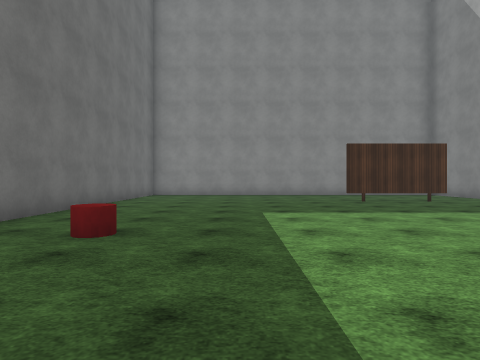
[1] (above)

19 first-person views from a walk through a Unity game level. The camera is 1.3 m above the floor, looks level and sees 75° across. The floor is counted in squares, 2 m on a side. Each view is taken from the middle of a square. On the plan, view 1 faces up. The plan holds only what a view shows up to about 10 squares ahead; the rest is blank. The place goes on beyond the plan. The player character is not drawn. Surface patterns are stand-ins for the level's own textures.

[2]
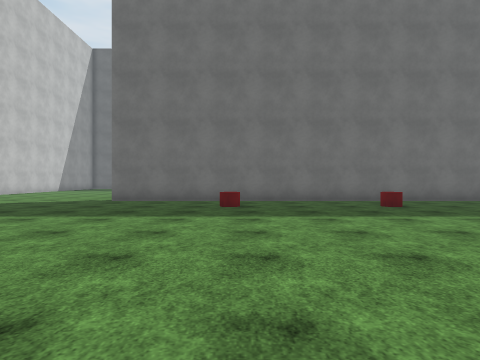

[3]
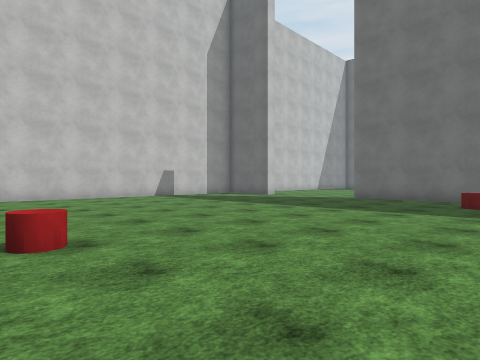

[4]
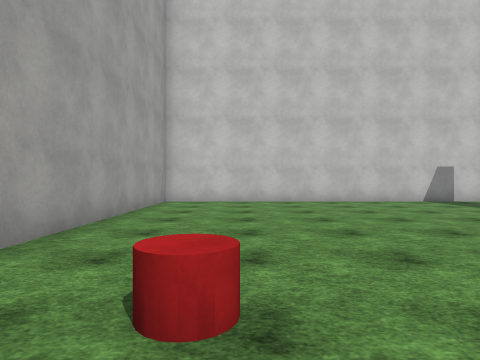

[5]
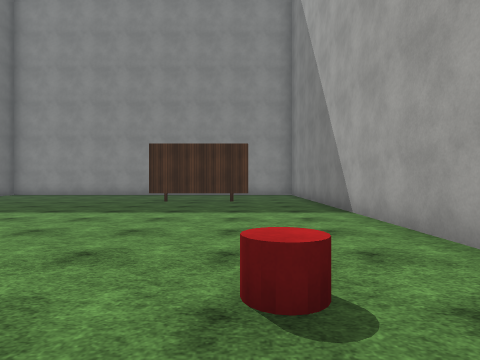

[6]
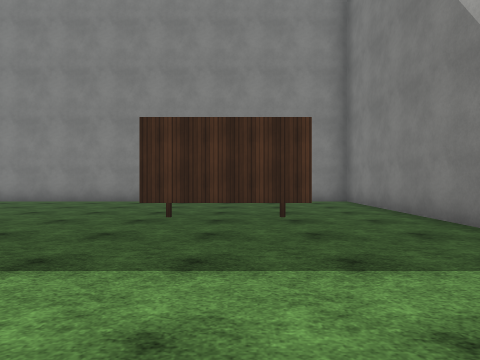

[7]
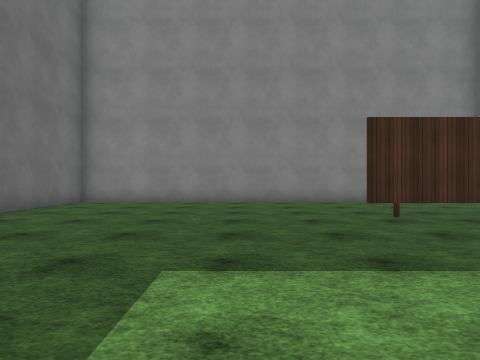

[8]
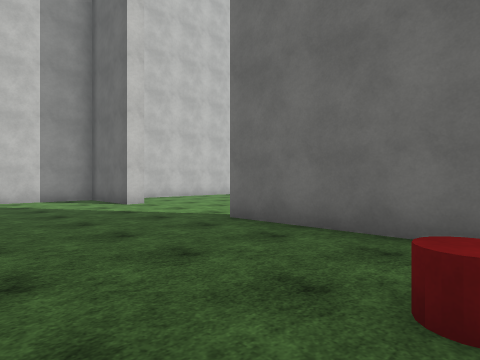

[9]
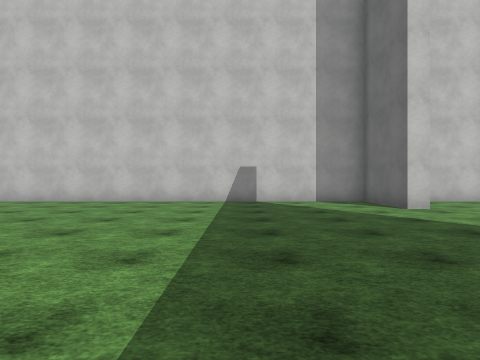

[10]
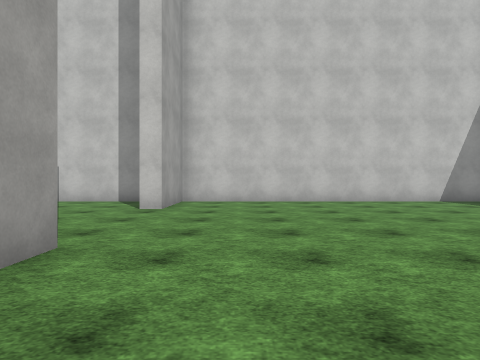

[11]
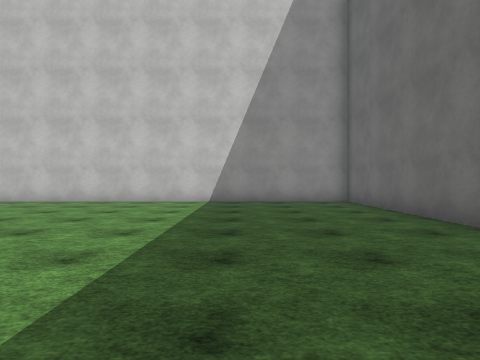

[12]
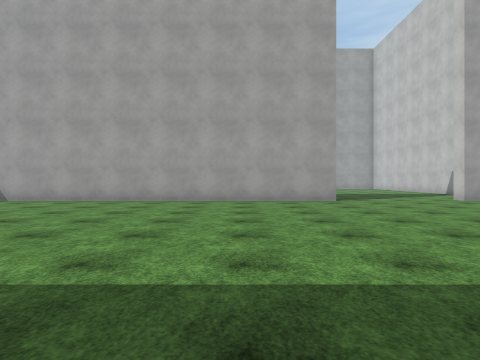

[13]
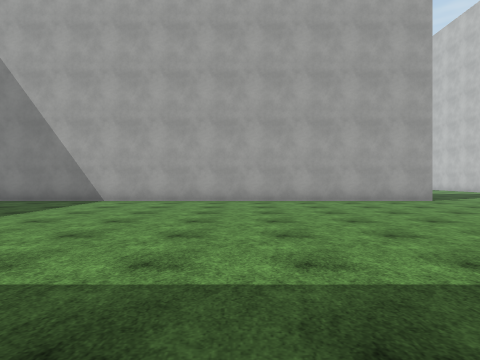

[14]
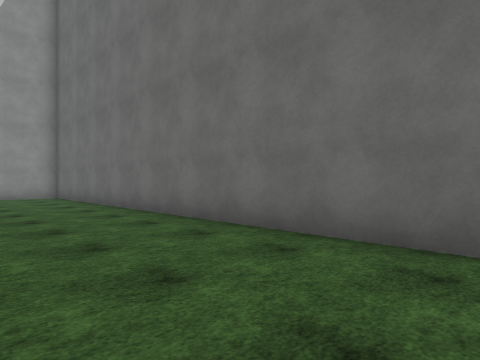

[15]
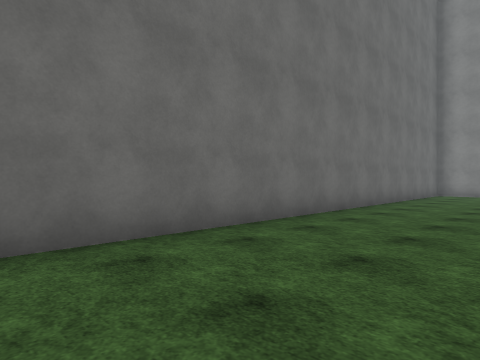

[16]
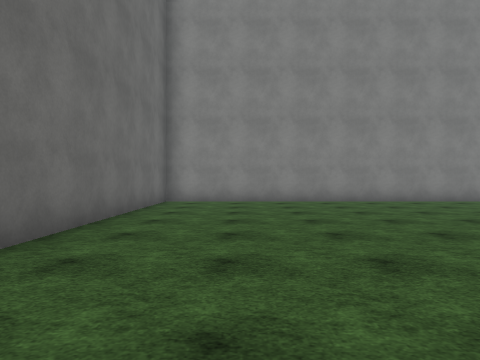

[17]
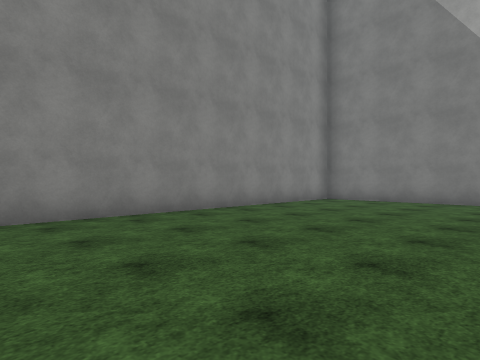

[18]
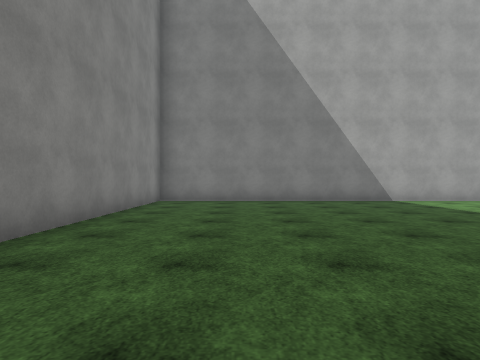

[19]
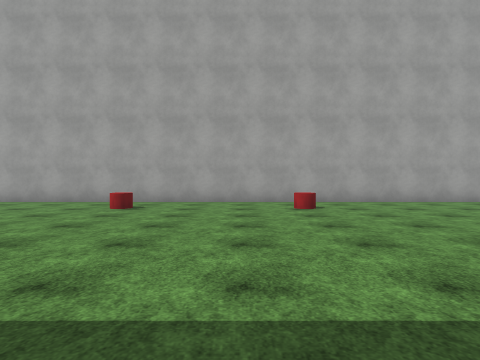

### Floor plan
Key: @ floor where view 1 was taken; # wall or solid block; . floor; T thing the floor can be seen under or through; O other object.
Columns run from 16 left of view 1 to 9 right of it. Each row starts with its distance up from view 1.
 14 ##########################
 13 #...........#............#
 12 #...........#............#
 11 #...........#............#
 10 #...........#............#
  9 #...........#.......TTT..#
  8 #...........#............#
  7 #..... .....#............#
  6 #....  .....#............#
  5 #...........#............#
  4 #...........#.O..........#
  3 #...........#............#
  2 #...........#.........O..#
  1 #...........#............#
  0 #...........#.O.@........#
 -1 #...........#............#
 -2 #...........#.........O..#
 -3 #...........#.........O..#
 -4 #........................#
 -5 #........................#
 -6 #........................#
 -7 #........................#
 -8 #...........#............#
 -9 #...........#............#
-10 #...........#............#
-11 ##########################

Positions as (right, up) in squares from view 1, and headings:
1: (0, 0), facing up
2: (6, 0), facing left
3: (7, 1), facing down-left
4: (6, -1), facing down
5: (6, 0), facing up
6: (5, 4), facing up
7: (1, 4), facing up
8: (0, 0), facing down-left
9: (0, -1), facing down
10: (-6, -1), facing down
11: (-13, -1), facing down
12: (-14, -1), facing right
13: (-14, 2), facing right
14: (-13, 2), facing down-left
15: (-13, -1), facing up-left
16: (-14, 4), facing up
17: (-14, 8), facing up-right
18: (-14, 11), facing right
19: (-1, -1), facing right
